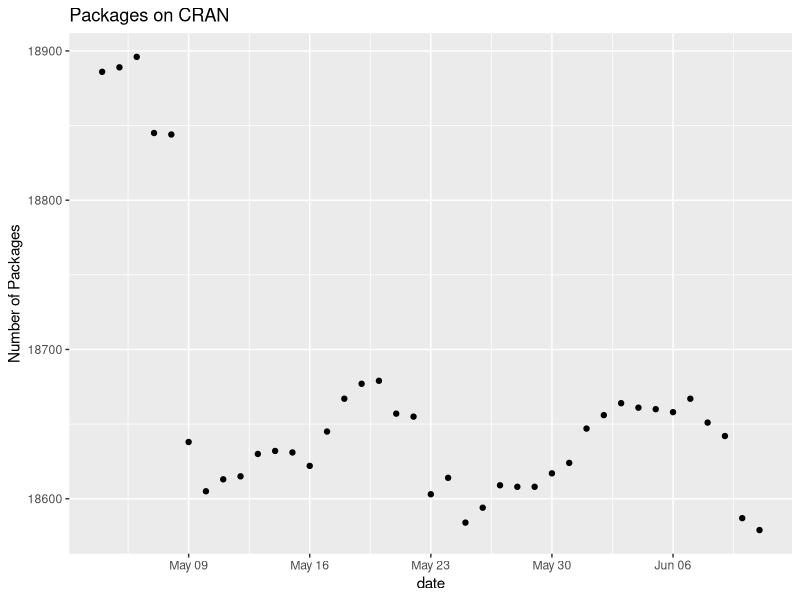
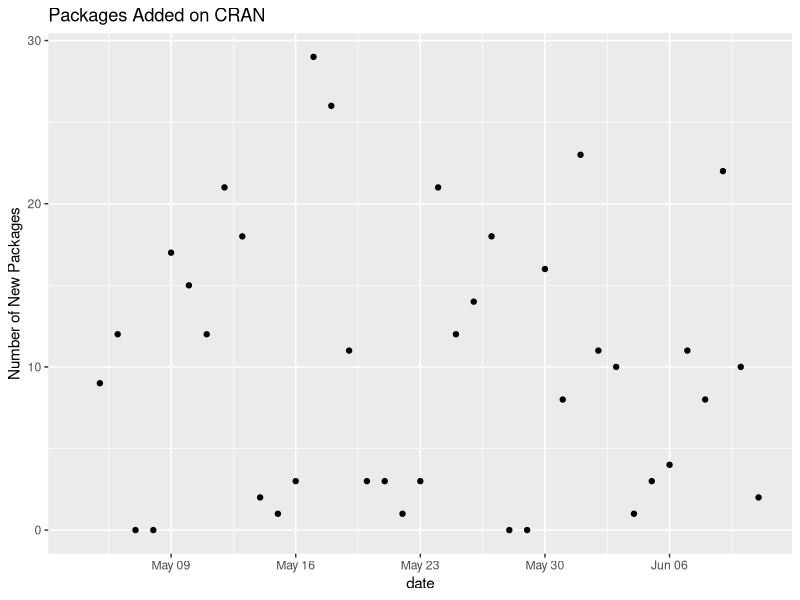
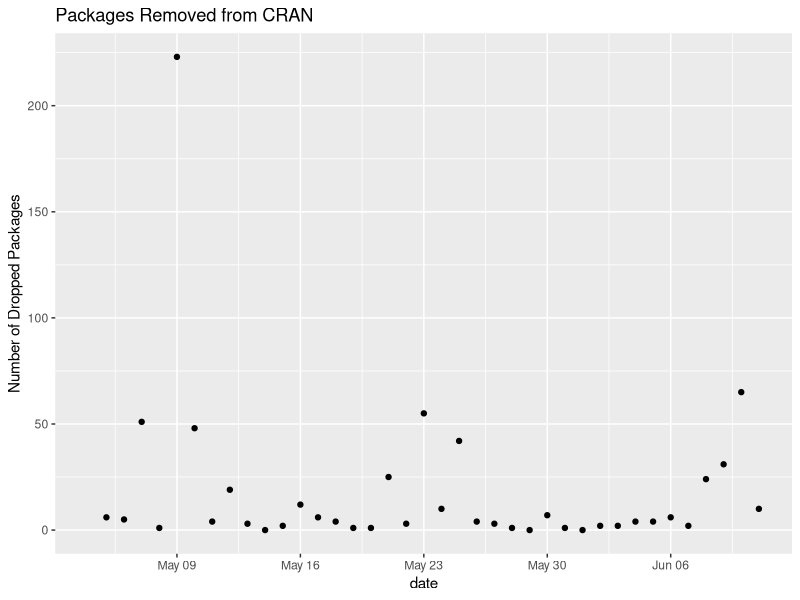

Generate these figures, in order, with R:
## ---- chunk 1
library("ggplot2")
## ---- chunk 2
d <- read.csv(here::here("data", "cran_pkg_count.csv"))
d[["date"]] <- as.Date(d[["date"]])
last_date <- d[nrow(d), "date"]
last_npkg <- d[nrow(d), "npkg"]
indx_max_drop <- max(which(d[["ndrop"]] == max(d[["ndrop"]], na.rm=TRUE)))
indx_max_new <- max(which(d[["nnew"]] == max(d[["nnew"]], na.rm=TRUE)))
## ---- chunk 3
d |> ggplot(aes(x=date, y=npkg)) +
  geom_point() +
  ggtitle("Packages on CRAN") +
  ylab("Number of Packages")
## ---- chunk 4
d |> ggplot(aes(x=date, y=nnew)) +
  geom_point(na.rm=TRUE) +
  ggtitle("Packages Added on CRAN") +
  ylab("Number of New Packages")
## ---- chunk 5
d |> ggplot(aes(x=date, y=ndrop)) +
  geom_point(na.rm=TRUE) +
  ggtitle("Packages Removed from CRAN") +
  ylab("Number of Dropped Packages")
